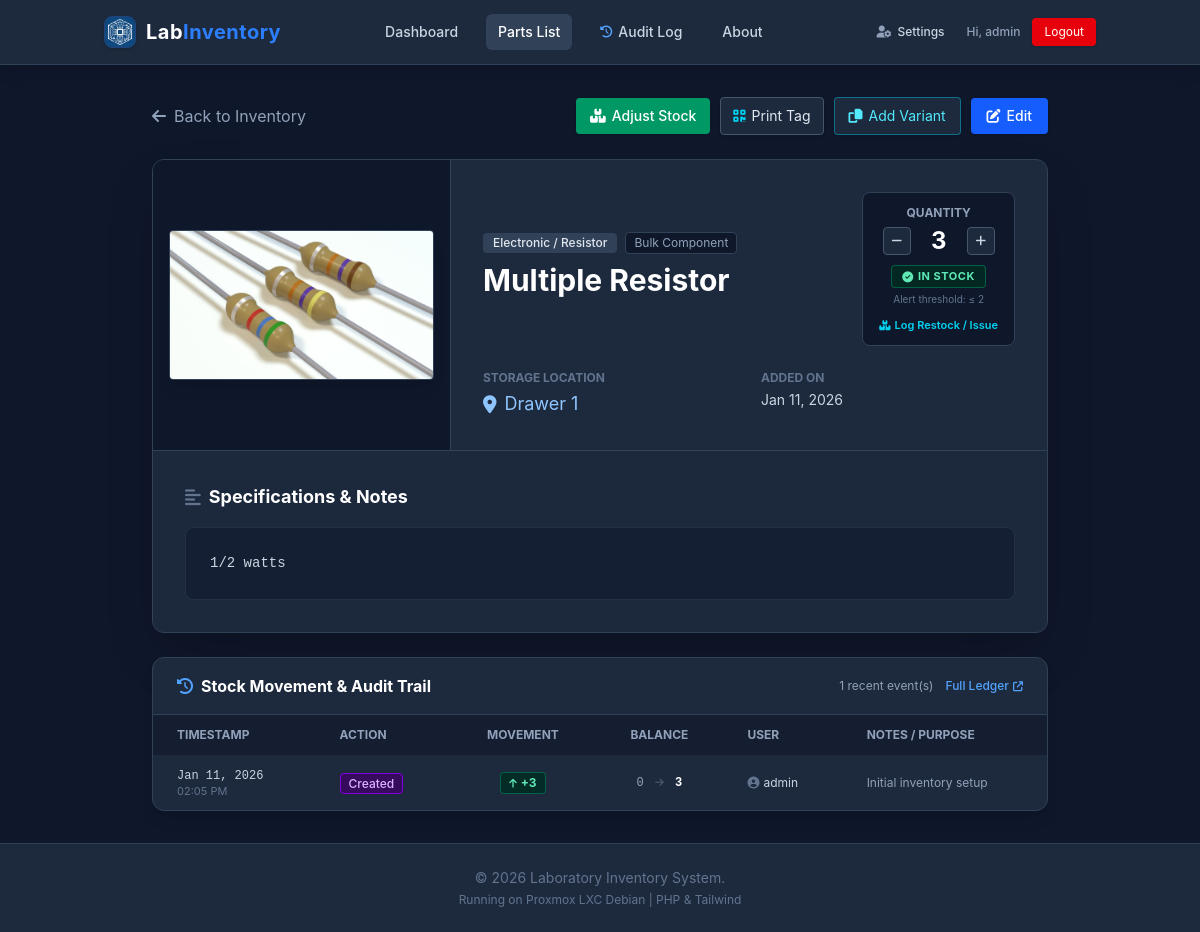
The page /pages/view_item.php?id=1 (signed in) on the database its author committed.
### tables this page shows
CREATE TABLE `inventory` (
  `id` int(11) NOT NULL,
  `item_name` varchar(100) NOT NULL,
  `category` enum('Electronic','Computer','Tool','Other') DEFAULT 'Electronic',
  `sub_category` varchar(50) DEFAULT NULL,
  `item_type` enum('Bulk','Unique') NOT NULL DEFAULT 'Bulk',
  `component_rating` varchar(120) DEFAULT NULL,
  `model_number` varchar(100) DEFAULT NULL,
  `serial_number` varchar(120) DEFAULT NULL,
  `condition_status` enum('New','Working','Untested','For Parts') NOT NULL DEFAULT 'Working',
  `image_path` varchar(255) DEFAULT NULL,
  `quantity` int(11) DEFAULT 0,
  `min_quantity` int(11) NOT NULL DEFAULT 2,
  `location` varchar(50) DEFAULT NULL,
  `specifications` text DEFAULT NULL,
  `datasheet_url` varchar(500) DEFAULT NULL,
  `last_updated` timestamp NOT NULL DEFAULT current_timestamp() ON UPDATE current_timestamp(),
  `created_at` timestamp NOT NULL DEFAULT current_timestamp()
);

CREATE TABLE `inventory_logs` (
  `id` int(11) NOT NULL,
  `item_id` int(11) DEFAULT NULL,
  `item_name` varchar(100) NOT NULL,
  `user_id` int(11) DEFAULT NULL,
  `username` varchar(50) NOT NULL,
  `change_type` enum('quick_adjust','restock','manual_edit','item_created','item_deleted') NOT NULL,
  `delta` int(11) NOT NULL,
  `old_quantity` int(11) NOT NULL,
  `new_quantity` int(11) NOT NULL,
  `notes` varchar(255) DEFAULT NULL,
  `created_at` timestamp NOT NULL DEFAULT current_timestamp()
);

### pages/view_item.php (the view, shortened to what the rows shown need)
<?php
require '../includes/db_conn.php';
require '../includes/header.php';
$id = (int)$_GET['id'];
$stmt = $conn->prepare("SELECT * FROM inventory WHERE id = ?");
$stmt->bind_param("i", $id);
$stmt->execute();
$result = $stmt->get_result();
$item = $result->fetch_assoc();
$item_type = $item['item_type'] ?? 'Bulk';
$cond = $item['condition_status'] ?? 'Working';
$cond_badge = match ($cond) {
    'New'       => 'bg-emerald-950/80 text-emerald-300 border-emerald-600/60',
    'Working'   => 'bg-green-950/80 text-green-300 border-green-600/60',
    'Untested'  => 'bg-amber-950/80 text-amber-300 border-amber-600/60',
    'For Parts' => 'bg-red-950/80 text-red-300 border-red-600/60',
    default     => 'bg-slate-800 text-slate-300 border-slate-600'
};
$stock = get_stock_status((int)$item['quantity'], (int)($item['min_quantity'] ?? 0));
$item_logs = [];
$log_stmt = $conn->prepare("SELECT * FROM inventory_logs WHERE item_id = ? ORDER BY created_at DESC LIMIT 8");
$log_stmt->bind_param("i", $id);
$log_stmt->execute();
$lres = $log_stmt->get_result();
while ($lrow = $lres->fetch_assoc()) {
    $item_logs[] = $lrow;
}
?>
<div class="max-w-4xl mx-auto space-y-6">
    <div class="bg-slate-800 rounded-xl border border-slate-700 shadow-2xl overflow-hidden">
        <div class="md:flex">
            <div class="md:w-1/3 bg-slate-900 p-4 flex items-center justify-center border-b md:border-b-0 md:border-r border-slate-700">
                <?php if (!empty($item['image_path'])): ?>
                    <img src="../assets/uploads/<?php echo htmlspecialchars($item['image_path']); ?>"
                        class="max-h-64 object-contain rounded shadow-lg border border-slate-700 cursor-zoom-in"
                        onclick="window.open(this.src, '_blank')">
                <?php endif; ?>
            </div>
            <div class="md:w-2/3 p-4 sm:p-6 md:p-8">
                <div class="flex flex-col sm:flex-row justify-between items-start sm:items-center mb-4 gap-4">
                    <div>
                        <div class="flex flex-wrap items-center gap-2 mb-2">
                            <span class="inline-block px-2.5 py-0.5 text-xs rounded bg-slate-700 text-slate-200 font-medium">
                                <?php echo htmlspecialchars($item['category']); ?><?php echo !empty($item['sub_category']) ? ' / ' . htmlspecialchars($item['sub_category']) : ''; ?>
                            </span>
                            <?php if ($item_type === 'Unique'): ?>
                                <span class="px-2 py-0.5 text-xs rounded border font-semibold <?php echo $cond_badge; ?>">
                                    <?php echo htmlspecialchars($cond); ?>
                                </span>
                            <?php else: ?>
                                <span class="px-2 py-0.5 text-xs rounded bg-slate-900 border border-slate-700 text-slate-400">
                                    Bulk Component
                                </span>
                            <?php endif; ?>
                        </div>
                        <h1 class="text-3xl font-bold text-white mb-2"><?php echo htmlspecialchars($item['item_name']); ?></h1>
                    </div>
                    <div class="bg-slate-900 text-white px-4 py-3 rounded-lg text-center border border-slate-700 flex-shrink-0 flex flex-col items-center">
                        <span class="block text-xs text-slate-400 uppercase font-bold mb-1">Quantity</span>
                        <div class="flex items-center gap-3">
                            <button type="button" onclick="adjustItemQty(<?php echo (int)$item['id']; ?>, -1)"
                                class="w-7 h-7 flex items-center justify-center rounded bg-slate-800 hover:bg-slate-700 border border-slate-600 text-slate-300 hover:text-white transition cursor-pointer" title="Decrease quantity">
                                <i class="fa-solid fa-minus text-xs"></i>
                            </button>
                            <span id="item-qty" class="text-2xl font-bold min-w-[2rem]"><?php echo (int)$item['quantity']; ?></span>
                            <button type="button" onclick="adjustItemQty(<?php echo (int)$item['id']; ?>, 1)"
                                class="w-7 h-7 flex items-center justify-center rounded bg-slate-800 hover:bg-slate-700 border border-slate-600 text-slate-300 hover:text-white transition cursor-pointer" title="Increase quantity">
                                <i class="fa-solid fa-plus text-xs"></i>
                            </button>
                        </div>
                        <span id="item-stock-badge" class="mt-2 inline-flex items-center gap-1 px-2.5 py-0.5 rounded text-[11px] font-bold uppercase tracking-wider border <?php echo $stock['class']; ?>">
                            <i id="item-stock-icon" class="fa-solid <?php echo $stock['icon']; ?>"></i>
                            <span id="item-stock-label"><?php echo htmlspecialchars($stock['label']); ?></span>
                        </span>
                        <?php if ((int)($item['min_quantity'] ?? 0) > 0): ?>
                            <span class="text-[10px] text-slate-500 mt-1">Alert threshold: &le; <?php echo (int)$item['min_quantity']; ?></span>
                        <?php endif; ?>
                        <button type="button" onclick="openStockModal()" class="mt-2.5 text-[11px] text-cyan-400 hover:text-cyan-300 font-semibold inline-flex items-center gap-1 transition">
                            <i class="fa-solid fa-boxes-stacked text-[10px]"></i> Log Restock / Issue
                        </button>
                    </div>
                </div>
                <div class="grid grid-cols-2 gap-6 mt-6">
                    <div>
                        <span class="block text-xs text-slate-500 uppercase font-bold mb-1">Storage Location</span>
                        <a href="inventory.php?loc=<?php echo urlencode(!empty($item['location']) ? $item['location'] : '__unassigned__'); ?>" class="text-lg text-blue-300 hover:text-blue-200 transition inline-flex items-center gap-2" title="View all items in this location">
                            <i class="fa-solid fa-location-dot"></i> <?php echo htmlspecialchars($item['location'] ?: 'Unassigned'); ?>
                        </a>
                    </div>
                    <div>
                        <span class="block text-xs text-slate-500 uppercase font-bold mb-1">Added On</span>
                        <div class="text-slate-300 text-sm">
                            <?php echo date("M d, Y", strtotime($item['created_at'])); ?>
                        </div>
                    </div>
                </div>
            </div>
        </div>
        <div class="p-8 border-t border-slate-700 bg-slate-800/50">
            <h3 class="text-white font-bold text-lg mb-4 flex items-center gap-2">
                <i class="fa-solid fa-align-left text-slate-500"></i> Specifications &amp; Notes
            </h3>
            <div class="bg-slate-900/50 rounded-lg p-6 border border-slate-700/50 text-slate-300 leading-relaxed whitespace-pre-wrap font-mono text-sm"><?php echo !empty($item['specifications']) ? htmlspecialchars($item['specifications']) : "No additional specifications recorded."; ?></div>
        </div>
    </div>
    <div class="bg-slate-800 rounded-xl border border-slate-700 shadow-lg overflow-hidden">
        <?php if (empty($item_logs)): ?>
            <div class="p-8 text-center text-slate-400 text-sm">
                <i class="fa-solid fa-clipboard-list text-2xl text-slate-600 mb-2 block"></i>
                No stock movement events recorded for this component yet.
            </div>
        <?php else: ?>
            <div class="hidden sm:block overflow-x-auto">
                <table class="w-full text-left text-sm text-slate-300">
                    <thead class="bg-slate-900/60 text-slate-400 uppercase text-xs">
                        <tr>
                            <th class="px-6 py-3">Timestamp</th>
                            <th class="px-6 py-3">Action</th>
                            <th class="px-6 py-3 text-center">Movement</th>
                            <th class="px-6 py-3 text-center">Balance</th>
                            <th class="px-6 py-3">User</th>
                            <th class="px-6 py-3">Notes / Purpose</th>
                        </tr>
                    </thead>
                    <tbody class="divide-y divide-slate-700/60">
                        <?php foreach ($item_logs as $lg): ?>
                            <?php
                            $action_badges = [
                                'quick_adjust' => ['label' => 'Stepper', 'class' => 'bg-slate-700 text-slate-200 border-slate-600'],
                                'restock'      => ['label' => 'Restock', 'class' => 'bg-emerald-950/80 text-emerald-300 border-emerald-700'],
                                'manual_edit'  => ['label' => 'Form Edit', 'class' => 'bg-blue-950/80 text-blue-300 border-blue-700'],
                                'item_created' => ['label' => 'Created', 'class' => 'bg-purple-950/80 text-purple-300 border-purple-700'],
                                'item_deleted' => ['label' => 'Deleted', 'class' => 'bg-rose-950/80 text-rose-300 border-rose-700'],
                            ];
                            $act = $action_badges[$lg['change_type']] ?? ['label' => $lg['change_type'], 'class' => 'bg-slate-800 text-slate-300 border-slate-700'];
                            $delta_num = (int)$lg['delta'];
                            ?>
                            <tr class="hover:bg-slate-700/30 transition">
                                <td class="px-6 py-3 whitespace-nowrap text-xs text-slate-400">
                                    <span class="text-slate-300 font-mono"><?php echo date("M d, Y", strtotime($lg['created_at'])); ?></span>
                                    <span class="text-[11px] text-slate-500 block"><?php echo date("h:i A", strtotime($lg['created_at'])); ?></span>
                                </td>
                                <td class="px-6 py-3 whitespace-nowrap">
                                    <span class="px-2 py-0.5 rounded text-xs border font-medium <?php echo $act['class']; ?>">
                                        <?php echo htmlspecialchars($act['label']); ?>
                                    </span>
                                </td>
                                <td class="px-6 py-3 text-center whitespace-nowrap">
                                    <?php if ($delta_num > 0): ?>
                                        <span class="inline-flex items-center gap-1 px-2 py-0.5 rounded text-xs font-bold bg-emerald-950/80 text-emerald-300 border border-emerald-600/50">
                                            <i class="fa-solid fa-arrow-up text-[10px]"></i> +<?php echo $delta_num; ?>
                                        </span>
                                    <?php elseif ($delta_num < 0): ?>
                                        <span class="inline-flex items-center gap-1 px-2 py-0.5 rounded text-xs font-bold bg-rose-950/80 text-rose-300 border border-rose-600/50">
                                            <i class="fa-solid fa-arrow-down text-[10px]"></i> <?php echo $delta_num; ?>
                                        </span>
                                    <?php else: ?>
                                        <span class="text-slate-500 font-mono text-xs">0</span>
                                    <?php endif; ?>
                                </td>
                                <td class="px-6 py-3 text-center whitespace-nowrap font-mono text-xs">
                                    <span class="text-slate-400"><?php echo (int)$lg['old_quantity']; ?></span>
                                    <i class="fa-solid fa-arrow-right text-[10px] text-slate-600 mx-1"></i>
                                    <span class="text-white font-bold"><?php echo (int)$lg['new_quantity']; ?></span>
                                </td>
                                <td class="px-6 py-3 whitespace-nowrap text-xs text-slate-300">
                                    <i class="fa-solid fa-user-circle text-slate-500 mr-1"></i><?php echo htmlspecialchars($lg['username']); ?>
                                </td>
                                <td class="px-6 py-3 text-xs text-slate-400 max-w-xs truncate" title="<?php echo htmlspecialchars($lg['notes'] ?? ''); ?>">
                                    <?php echo !empty($lg['notes']) ? htmlspecialchars($lg['notes']) : '<span class="text-slate-600 italic">—</span>'; ?>
                                </td>
                            </tr>
                        <?php endforeach; ?>
                    </tbody>
                </table>
            </div>
        <?php endif; ?>
    </div>
</div>
<?php require '../includes/footer.php'; ?>

### rows shown on the page
inventory: image_path (picture), category "Electronic", sub_category "Resistor", item_name "Multiple Resistor", quantity "3", quantity+min_quantity "IN STOCK", min_quantity "2", location "Drawer 1", created_at "Jan 11, 2026", specifications "1/2 watts"
inventory_logs: created_at "Jan 11, 2026", created_at "02:05 PM", change_type "Created", delta "3", old_quantity "0", new_quantity "3", username "admin", notes "Initial inventory setup"

### other values the page prints
$_SESSION['username'] "admin"
count($item_logs) "1"
